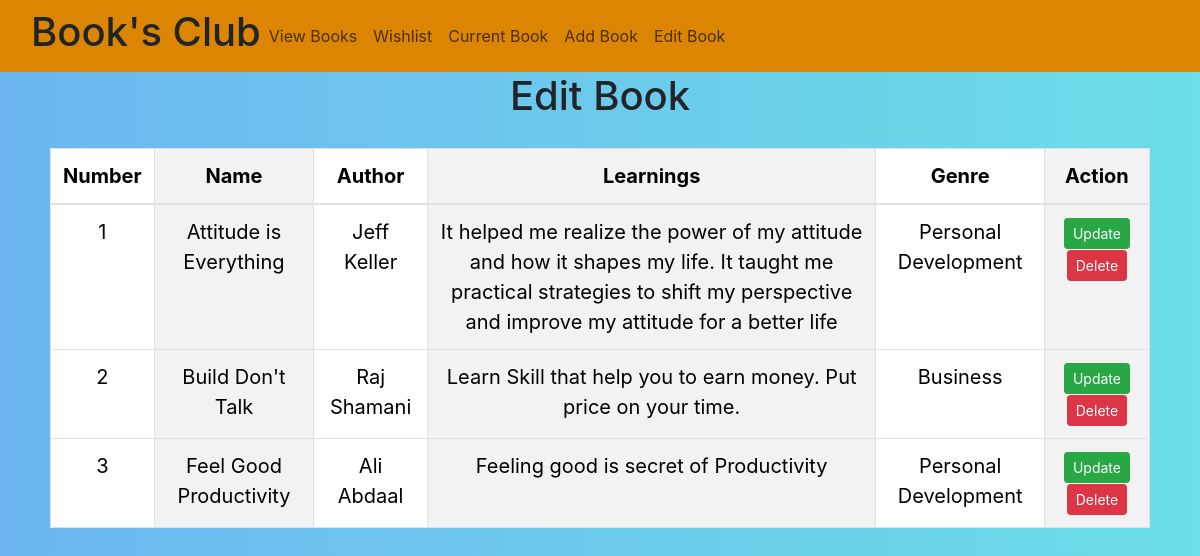
/change_books/, run on the app's committed database.
### myapp/models.py (models this page shows, shortened)
class Book(models.Model):
    name = models.CharField(max_length=50)
    author = models.CharField(max_length=50)
    learnings = models.CharField(max_length=2000)
    genre = models.CharField(max_length=50)

### myapp/views.py (the view)
# urls.py: path('change_books/', views.change_books, name="change_books"),
def change_books(request):
    change_books = Book.objects.all().order_by('name')
    return render(request, 'changebook.html',{'change_books':change_books})

### myapp/templates/changebook.html (shortened to what this page needs)
{% extends 'navbar.html' %}
{% load static %}
{% block start %}
<!DOCTYPE html>
<html lang="en">
<head>
    <link rel="stylesheet" href="https://cdn.jsdelivr.net/npm/bootstrap@4.0.0/dist/css/bootstrap.min.css">
    <link rel="stylesheet" type="text/css" href="{% static '/css/main.css' %}">
</head>
<body>
<h1 style="text-align:center">Edit Book</h1>
<div class="container">
<table class="table table-striped-columns table-bordered border-dark">
    <thead>
      <tr>
        <th scope="col">Number</th>
        <th scope="col">Name</th>
        <th scope="col">Author</th>
        <th scope="col">Learnings</th>
        <th scope="col">Genre</th>
        <th scope="col">Action</th>
      </tr>
    </thead>
    <tbody>
      {% for i in change_books %}
      <tr>
        <td>{{forloop.counter}}</td>
        <td>{{i.name}}</td>
        <td>{{i.author}}</td>
        <td>{{i.learnings}}</td>
        <td>{{i.genre}}</td>
        <td><a class="btn btn-sm btn-success"href="{% url 'update_books' i.id %}">Update</a>
            <a class="btn btn-sm btn-danger"href="{% url 'delete_books' i.id %}">Delete</a></td>
      </tr>
      {% endfor %}
    </tbody>
  </table>
</div>
{% endblock %}

### static/css/main.css (style rules this page uses)
body { background: linear-gradient(to left,rgb(107, 222, 230),rgb(109, 182, 241)); overflow:visible; }
.container { text-align: center; padding: 20px; margin: auto; font-size: 20px; }

### data on the page
Book: name "Attitude is Everything", author "Jeff Keller", learnings "It helped me realize the power of my attitude and how it shapes my life. It taught me practical strategies to shift my perspective and improve my attitude for a better life", genre "Personal Development"
Book: name "Build Don't Talk", author "Raj Shamani", learnings "Learn Skill that help you to earn money. Put price on your time.", genre "Business"
Book: name "Feel Good Productivity", author "Ali Abdaal", learnings "Feeling good is secret of Productivity", genre "Personal Development"
